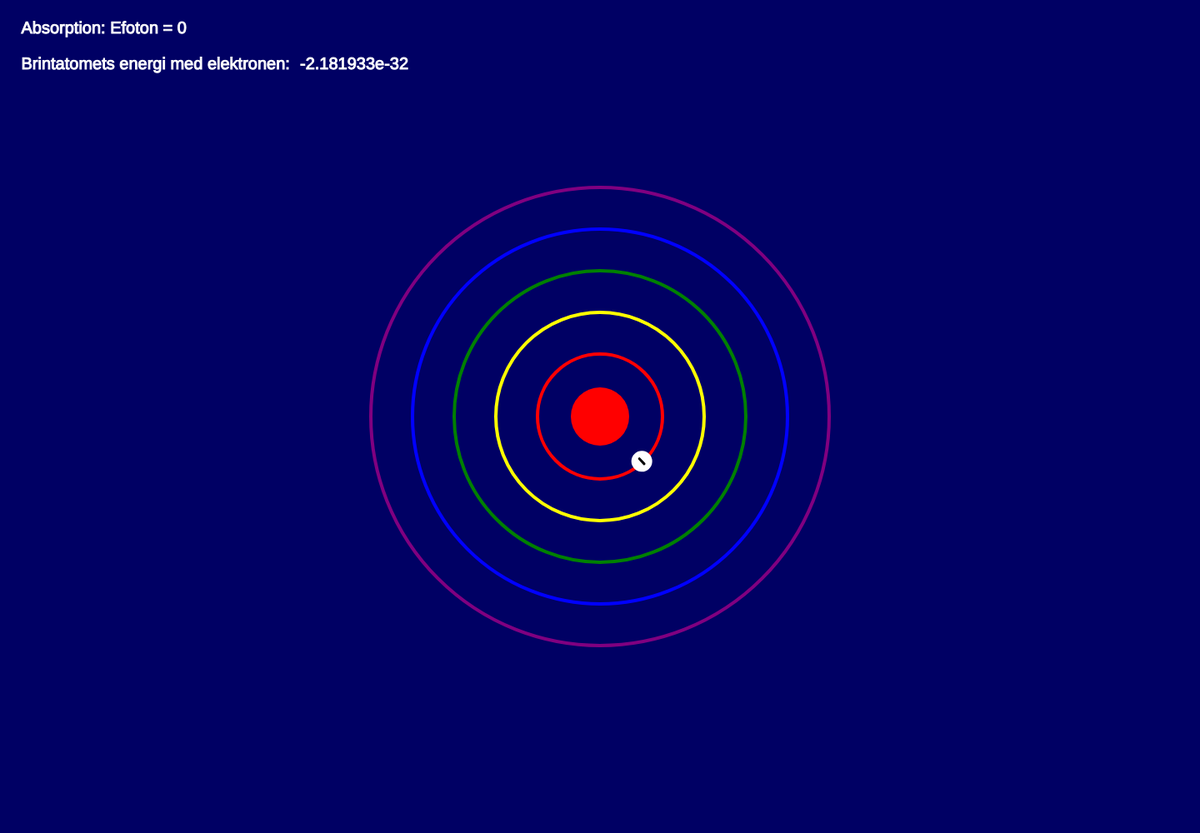
Frame 1 (no input)
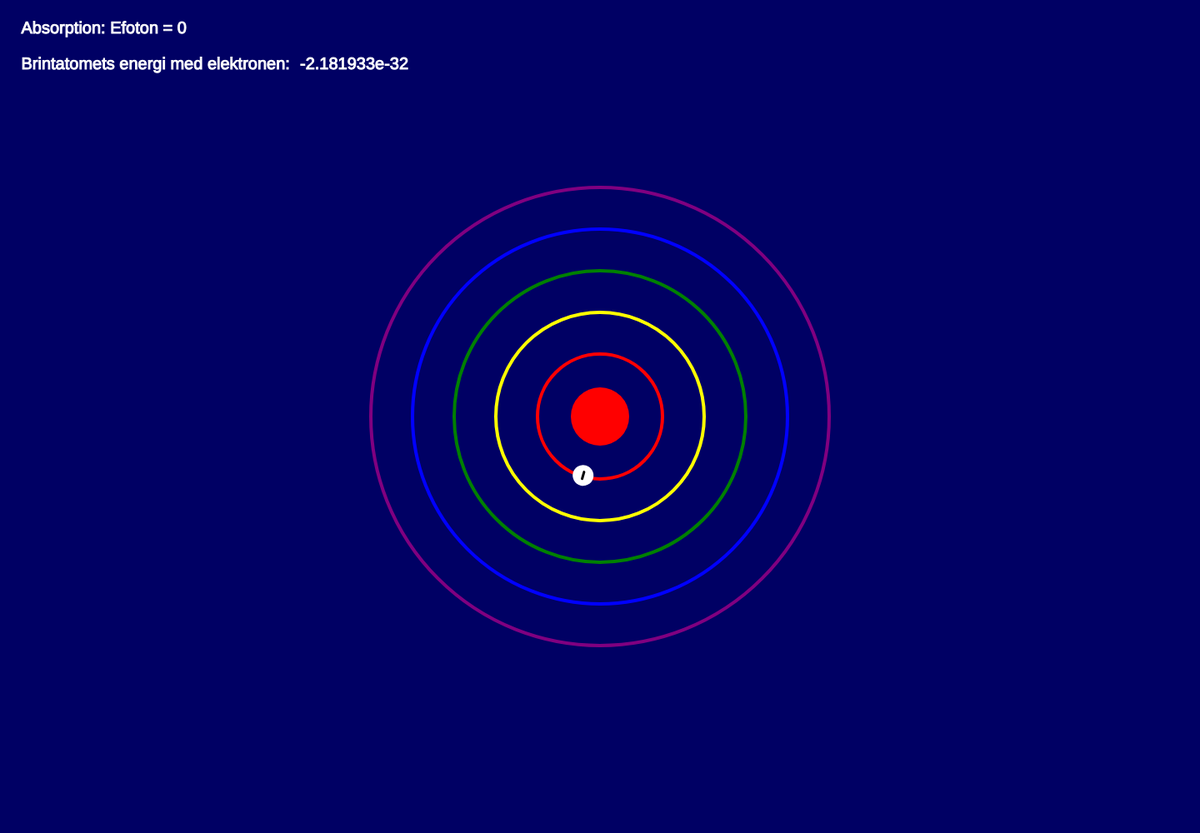
Frame 60 (no input)
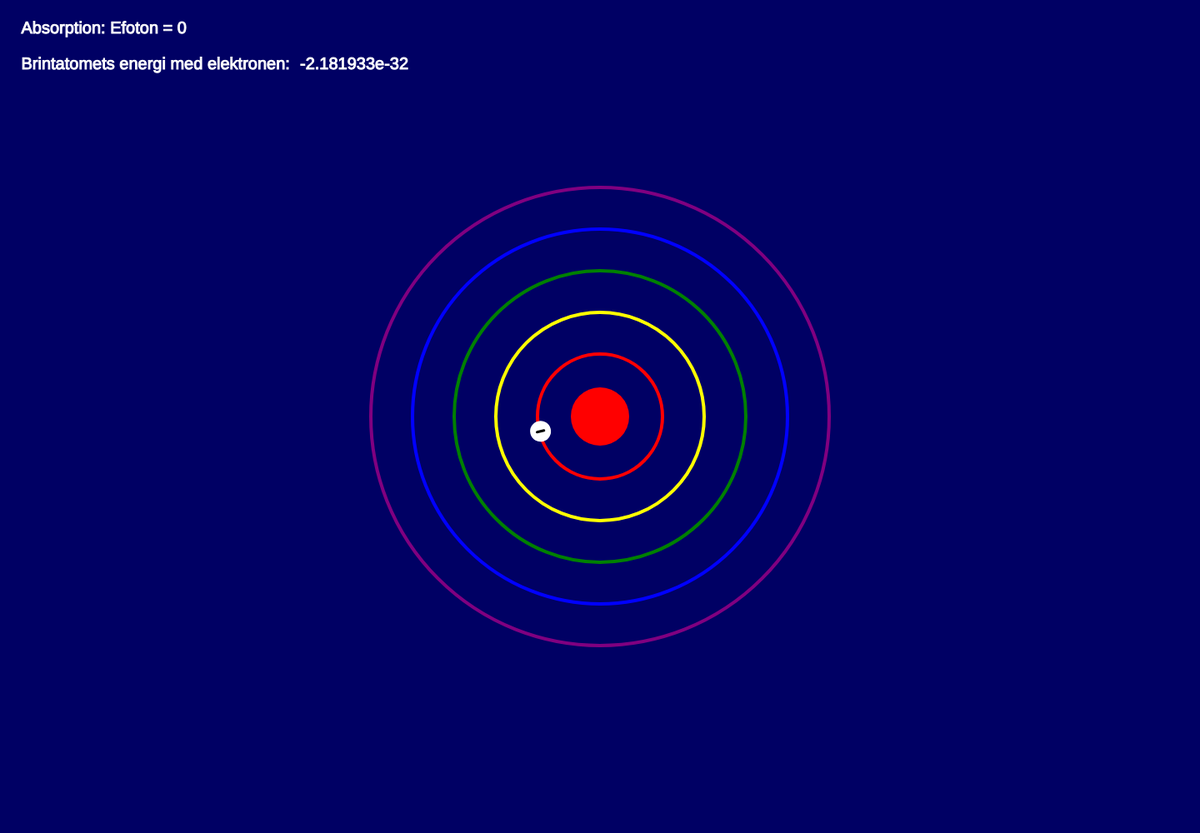
Frame 120 (the mouse pressed at the canvas centre since frame 60)

The p5.js sketch that drew these frames (run headless with seeded random() and noise() and a simulated clock; from frame 60 on, the mouse is pressed at the canvas centre):

// p5.js sketch
// ── sketch.js
let r =  1;
let x= 52
let b = 0
let circle1 = 1*1
let circle2 = 2*2
let circle3 = 3*3
let circle4 = 4*4
let circle5 = 5*5

let circle1en = 1
let circle2en = 2
let circle3en = 3
let circle4en = 4
let circle5en = 5

let circlecount = 1
let emisson = 0
let plusisson = 0
let et = false
let pet = false  
let numberx = 0

let mat = (-6.63*1/10000000000000000000000000000000000)*(3.000000000*100000000)*(1.097000000*1/10000000)

function setup(){
  createCanvas(1440,1000)
  angleMode(DEGREES)
  fill(0,0,100)

}


function draw(){
  background(0,0,100)
  translate(width/2 , height/2)
  fill(255,0,0)
  noStroke()
  ellipse(0,0,70,70)
  noFill()
  r++;

  let elk = 150
  let colorlist2 =['red', 'yellow', 'green', 'blue', 'purple'] 
  strokeWeight(4)

  for(let ig = 0; ig<5; ig++){
    stroke(colorlist2[ig])
    ellipse(0,0,elk,elk)
    elk+= 100
  }
  

  fill(255,255,255)
  stroke(255,255,255)
  
  strokeWeight(1)
  textSize(20)
  
  if(et == true){
    text("Absorption: Efoton = ", (-width/2.2)-40,(-height/2.3)-25)
    numberx=150
    text(emisson, (-width/2.2)+ numberx,(-height/2.3)-24)
  } 
  else if(pet == true){
    text("Emission: Efoton = ", (-width/2.2)-40,(-height/2.3)-25)
    numberx=135
    text(emisson, (-width/2.2)+ numberx,(-height/2.3)-24)
  } else{text("Absorption: Efoton = 0", (-width/2.2)-40,(-height/2.3)-25)}

  text("Brintatomets energi med elektronen: ", (-width/2.2)-40, -height/2.4)
  
  
  if(circlecount == 1){
  text(mat*1/(circlecount*circlecount), (-width/4), -height/2.4)
  } 
  else if(circlecount == 2){
    text(mat*1/(circlecount*circlecount), (-width/4), -height/2.4)
  }
  else if(circlecount == 3){
    text(mat*1/((circlecount*circlecount)), (-width/4), -height/2.4)
  }
  else if(circlecount == 4){
    text(mat*1/((circlecount*circlecount)), (-width/4), -height/2.4)
  }
  else if(circlecount == 5){
    text(mat*1/((circlecount*circlecount)), (-width/4), -height/2.4)
  }
  
  
  rotate(r)
  fill(255,255,255)
  noStroke()
  ellipse(x,x,25,25)

  stroke(0)
  strokeWeight(3)
  line(x-3,x-3,x+3,x+3)

 
}

function keyReleased() {

  if (keyCode == 38&&x<192) {
    x=x+35;
    circlecount += 1
    console.log(x)
    
    if(circlecount == 1){
      emisson = 0
      et = true
      pet = false
    } 

    else if(circlecount == 2){
      emisson = circle2-circle1
      et = true
      pet = false
    } 

    else if(circlecount == 3){
      emisson = circle3-circle2
      et = true
      pet = false
    } 

    else if(circlecount == 4){
      emisson = circle4-circle3
      et = true
      pet = false

    } 

    else if(circlecount == 5){
      emisson = circle5-circle4
      et = true
      pet = false
    } 

   

  } else {
    value = 0;
  }

  if (keyCode == 40&&x>52) {
    x=x-35;
    console.log(x)
    circlecount -=1

    if(circlecount == 0){
      emisson = 0
      pet = true
      et = false 
    } 

    else if(circlecount == 1){
      emisson = circle2-circle1
      pet = true
      et = false 
    } 

    else if(circlecount == 2){
      emisson = circle3-circle2
      pet = true
      et = false 
    } 

    else if(circlecount == 3){
      emisson = circle4-circle3
      pet = true
      et = false 
    } 

    else if(circlecount == 4){
      emisson = circle5-circle4
      pet = true
      et = false 
    } 

  } else {
    value = 0;
  }




}




  /*
  switch (key) {
    case value:
  
    case 1:
      dff
      break;
    default:
      break;
  }
*/
